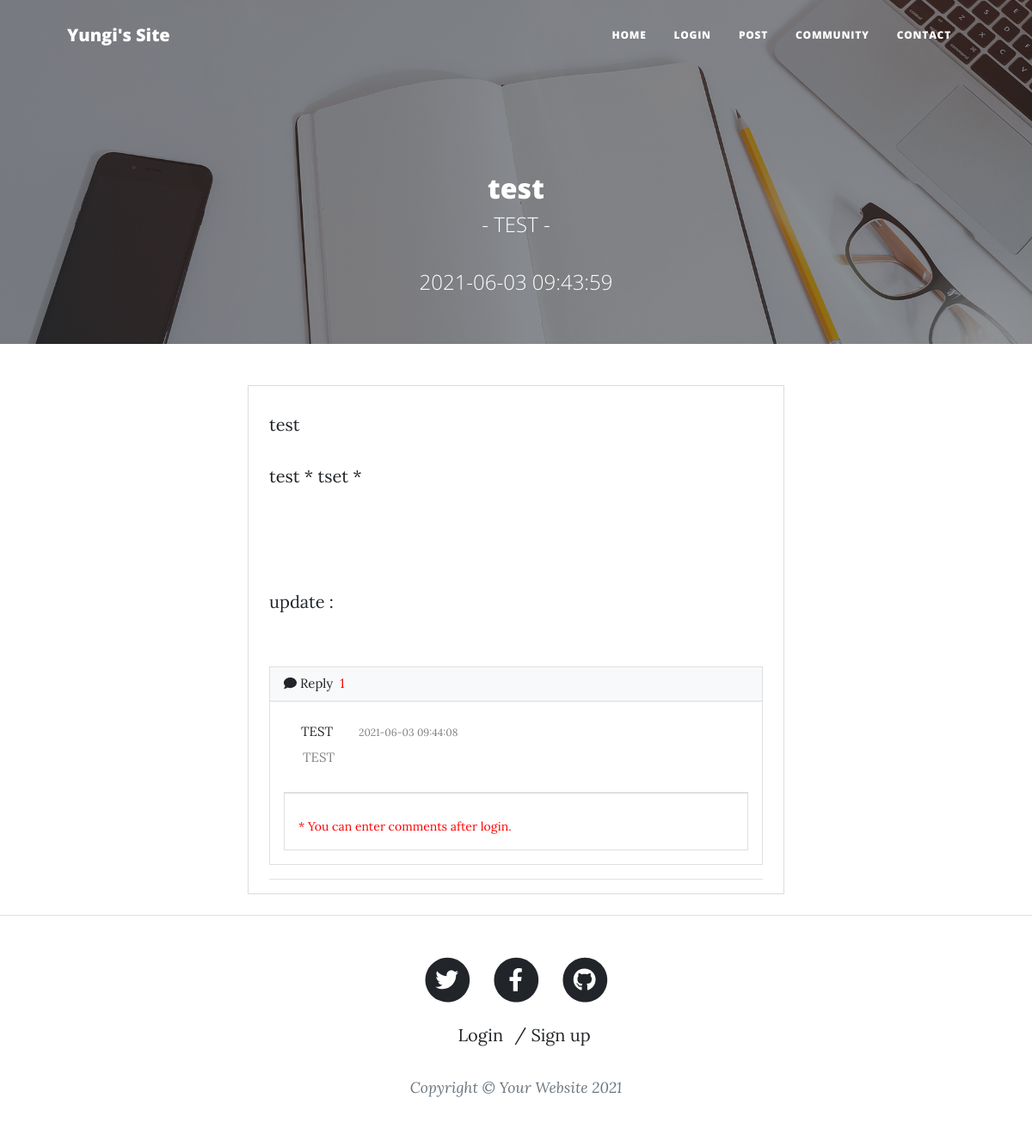
Page /dist/detail.php?id=11 on the committed database.
### tables this page shows
CREATE TABLE `article` (
  `id` int(100) unsigned NOT NULL AUTO_INCREMENT,
  `title` varchar(100) NOT NULL,
  `contents` text NOT NULL,
  `regDate` datetime DEFAULT current_timestamp(),
  `updateDate` datetime DEFAULT NULL,
  `nickname` varchar(100) NOT NULL,
  `views` int(100) DEFAULT 0,
  PRIMARY KEY (`id`)
);

CREATE TABLE `reply` (
  `id` int(100) unsigned NOT NULL AUTO_INCREMENT,
  `regDate` datetime DEFAULT current_timestamp(),
  `upDateDate` datetime DEFAULT NULL,
  `relTypeCode` varchar(100) DEFAULT 'article',
  `relId` int(100) NOT NULL,
  `contents` text NOT NULL,
  `nickname` varchar(100) NOT NULL,
  PRIMARY KEY (`id`)
);

### dist/detail.php (the view, shortened to what this page needs)
<!DOCTYPE html>
<html lang="en">
    <head>
        <?php
            include "imports/head.php";
            if($_GET['id'] == null){
                ?>
                <script>window.location.href = 'index.php?cnt=0'; </script>
                <?php
            }else{
                $id = $_GET['id'];
                $sql = "SELECT * FROM article WHERE id = $id ORDER BY id DESC";
                $rs = mysqli_query($myConn, $sql);
                $article = mysqli_fetch_assoc($rs);
            }
         ?>
    </head>
    <body>
        <?php
            include "imports/navigation.php";
         ?>
        <header class="masthead" style=" height: 400px; background-image: url('assets/img/home-bg.jpg')">
            <div class="container position-relative px-4 px-lg-5">
                <div class="row gx-4 gx-lg-5 justify-content-center">
                    <div class="col-md-10 col-lg-8 col-xl-7">
                        <div class="site-heading">
                        <h2><?=$article['title']?></h2>
                            <span class="subheading">-  <?=$article['nickname']?> - </span>
                            <br>
                            <span class="subheading"> <?=$article['regDate']?></span>
                        </div>
                    </div>
                </div>
            </div>
        </header>
<main class="mb-4">
                <div class="row gx-4 gx-lg-5 justify-content-center" >
                    <div class="col-md-10 col-lg-8 col-xl-6" style="border: 1px solid #dcdcdc;">
                        <table class="table table-striped">
                            <br>
                            <?php $contents = str_replace("\n", "<br>", $article['contents']) ?>
                            <div style="width: 100%; margin-bottom:100px"><?=$contents?></div>
                        </table>
                        <span class="subheading"> update :  <?=$article['updateDate']?></span><br>
                        <?php if(isset($_SESSION['user'])){
                            if($_SESSION['user']['nickname'] == $article['nickname']){ ?>
                        <input type ="button" style ="font-size:14px;border-radius: 30px; margin-left:74%;" size="10" value="Modify" >
                        <input type ="button" style ="font-size:14px;border-radius: 30px; margin-left:1px" value="Delete" >
                        <?php } } ?> <br><br>
                    <div class="card mb-2">
                    <?php $sql = "SELECT COUNT(*) as count FROM reply WHERE relId = $id and reltypeCode = 'article'";
                                $rs = mysqli_query($myConn, $sql);
                                $count = mysqli_fetch_assoc($rs); ?>
                    <div class="card-header bg-light" style="font-size:15px">
                        <i class="fa fa-comment fa"></i> Reply &nbsp;<nav style="color:red; display: inline-block;"><?=$count['count']?></nav>
                    </div>
                    <div class="card-body">
                            <ul class="list-group list-group-flush">
                            <?php $sql = "select * from reply where relId = $id and reltypeCode = 'article'";
                                $rs = mysqli_query($myConn, $sql);
                                $replys = [];
                                while($reply = mysqli_fetch_assoc($rs)){
                                    $replys[] = $reply;
                                }
                            foreach($replys as $reply){ ?>
                            <li class="list-group-item">
                        <div class="form-inline mb-2" style="font-size:15px">
                                    &nbsp;<?=$reply['nickname']?> &nbsp;&nbsp;&nbsp;&nbsp; <div style="display:inline-block;font-size:12px; color:gray">&nbsp;  <?=$reply['regDate']?></div>
                                </div>
                                <div style="margin-left:6px;  width: 90%; margin-bottom:20px; color:gray; font-size:15px"><?=$reply['contents']?></div>
                                </li>
                                <?php }?>
                            <form action="doReply.php" method="get">
                                <li class="list-group-item">
                        <div class="form-inline mb-2" style="margin-top:20px;">
                        <?php if(!isset($_SESSION['user'])) {?>
                            <div style="font-size: 14px;color:red;">* You can enter comments after login.</div>
                        <?php } ?>
                                </li>
                                </form>
                            </ul>
                        </div>
                    </div>
                         <hr/>
                    </div>
                </div>
        </main>
        <?php include "imports/footer.php" ?>
    </body>
</html>

### rows in the picture
article: title "test", nickname "TEST", regDate "2021-06-03 09:43:59", contents "test test * tset *"
reply: nickname "TEST", regDate "2021-06-03 09:44:08", contents "TEST"

### other values in the picture
$count['count'] "1"
